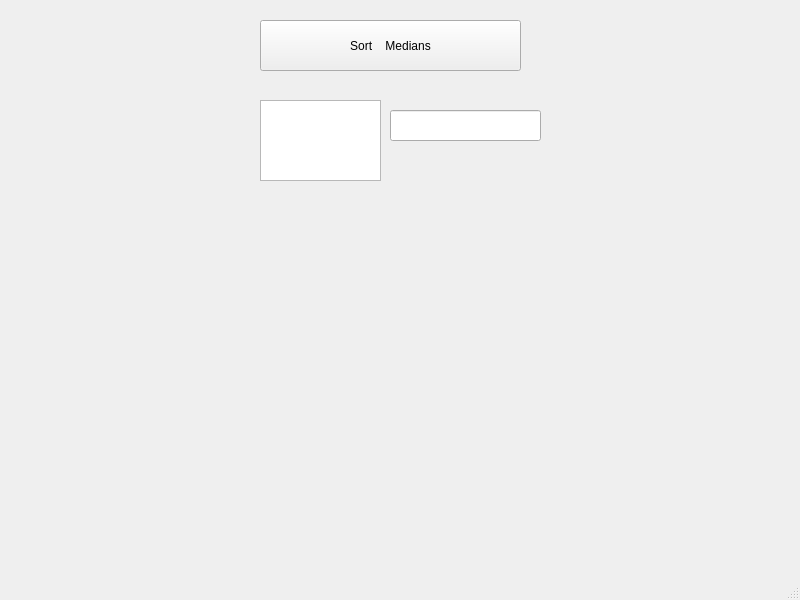
<?xml version="1.0" encoding="UTF-8"?>
<ui version="4.0">
 <class>MainWindow</class>
 <widget class="QMainWindow" name="MainWindow">
  <property name="geometry">
   <rect>
    <x>0</x>
    <y>0</y>
    <width>800</width>
    <height>600</height>
   </rect>
  </property>
  <property name="windowTitle">
   <string>MainWindow</string>
  </property>
  <widget class="QWidget" name="centralwidget">
   <widget class="QPushButton" name="Sort_Medians">
    <property name="geometry">
     <rect>
      <x>260</x>
      <y>20</y>
      <width>261</width>
      <height>51</height>
     </rect>
    </property>
    <property name="text">
     <string>Sort    Medians</string>
    </property>
   </widget>
   <widget class="QTextEdit" name="textEdit">
    <property name="geometry">
     <rect>
      <x>260</x>
      <y>100</y>
      <width>121</width>
      <height>81</height>
     </rect>
    </property>
   </widget>
   <widget class="QLineEdit" name="lineEdit">
    <property name="geometry">
     <rect>
      <x>390</x>
      <y>110</y>
      <width>151</width>
      <height>31</height>
     </rect>
    </property>
   </widget>
  </widget>
  <widget class="QMenuBar" name="menubar">
   <property name="geometry">
    <rect>
     <x>0</x>
     <y>0</y>
     <width>800</width>
     <height>22</height>
    </rect>
   </property>
  </widget>
  <widget class="QStatusBar" name="statusbar"/>
 </widget>
 <resources/>
 <connections/>
</ui>
